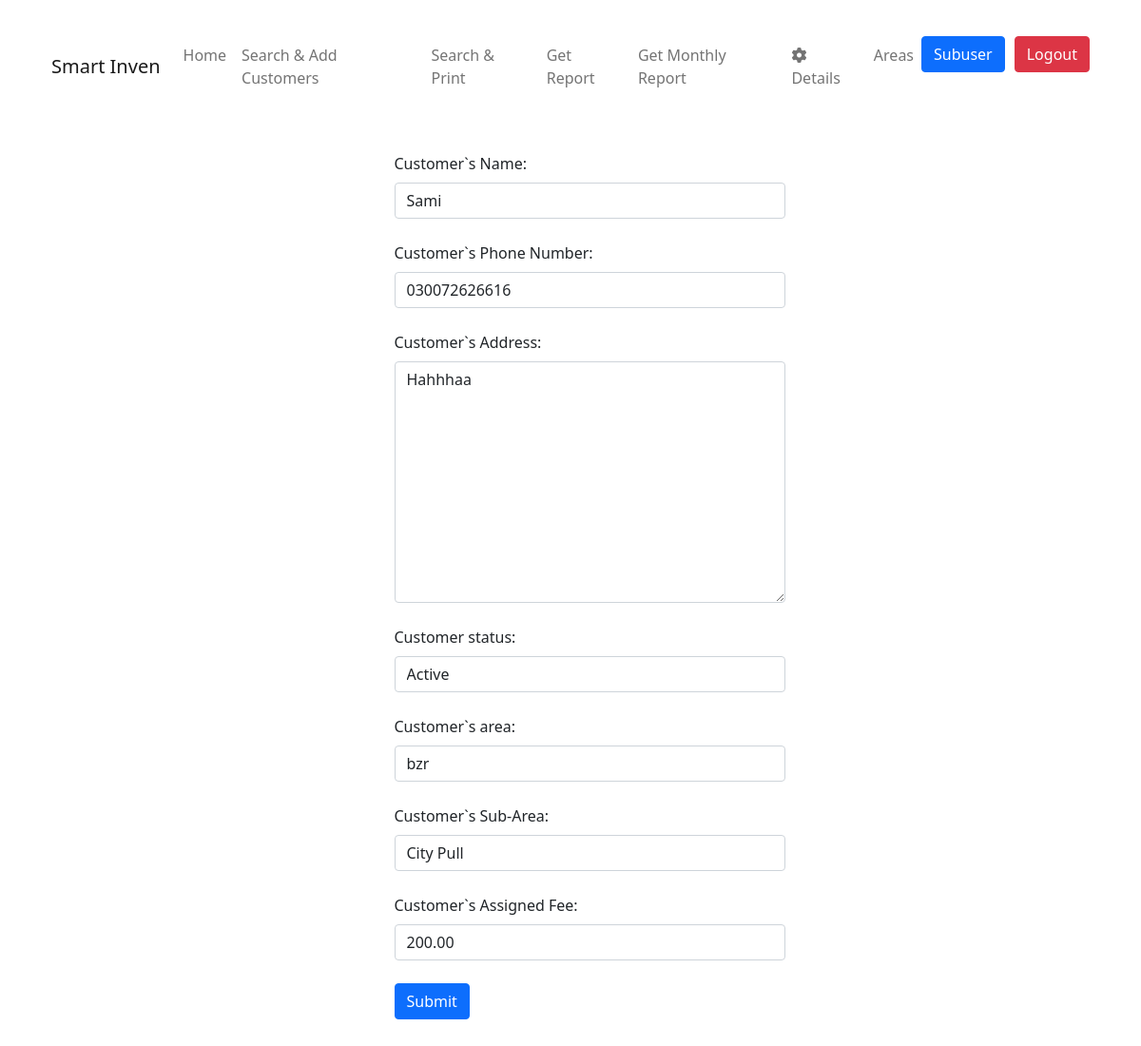
Page /edit_customer/5 (signed in) on the committed database.
### main/models.py (models this page shows, shortened)
class Customers(models.Model):
    customer_id = models.CharField(
        max_length=4, blank=True, null=True, unique=True, verbose_name='Customer`s ID')
    name = models.CharField(max_length=1000, blank=False,
                            null=False, verbose_name='Customer`s Name')
    phone = models.CharField(max_length=13, blank=True,
                             null=True, verbose_name='Customer`s Phone Number')
    address = models.TextField(
        null=True, blank=True, verbose_name='Customer`s Address')
    customer_status = models.CharField(max_length=10, choices=(
        ('active', 'Active'), ('disabled', 'Disabled')), default='disabled', null=False)
    area = models.ForeignKey(Area, related_name='customer',
                             on_delete=models.CASCADE, verbose_name='Customer`s area')
    subarea = models.ForeignKey(SubArea, related_name='customer_sarea',
                                on_delete=models.CASCADE, verbose_name='Customer`s Sub-Area')
    customer_fee_assigned = models.DecimalField(max_digits=8, blank=False, null=False,
                                                decimal_places=2, verbose_name='Customer`s Assigned Fee')
    user = models.ForeignKey(User, related_name='user',
                             on_delete=models.CASCADE, verbose_name="Added BY Admin user")
    assigned_to_subuser = models.ForeignKey(
        Subuser, related_name='customersubuser', on_delete=models.CASCADE)

### main/views.py (the view)
# urls.py: path('edit_customer/<int:pk>', views.edit_customer, name='edit_customer'),
@login_required
def edit_customer(request, pk):
    user = request.user
    username=request.user.username
    customer = Customers.objects.get(pk=pk)
    if request.method == 'POST':
        form = CustomerForm(username,request.POST, instance=customer)
        if form.is_valid():
            custom = form.save(commit=False)
            if Subuser.objects.filter(name=user.username).exists():
                subuser_admin = Subuser.objects.filter(name=user.username).first()
                subuser_admin = subuser_admin.created_by
                customer.user = subuser_admin
            else:
                customer.user = user
            custom.save()
            return redirect('search')
    else:
        form = CustomerForm(username,instance=customer)
    return render(request, 'edit_customer.html', {'form': form})

### main/forms.py
class CustomerForm(forms.ModelForm):
    def __init__(self,user,*args,**kwargs):
        super (CustomerForm,self ).__init__(*args,**kwargs) # populates the post
        if Subuser.objects.filter(name=user).exists():
            sub=Subuser.objects.filter(name=user).first()
            area = Area.objects.filter(area_user=sub)
            for area in area:
                self.fields['subarea'].queryset = SubArea.objects.filter(area=area)
            self.fields['area'].queryset = Area.objects.filter(area_user=sub)
        else:
            self.fields['area'].queryset = Area.objects.all()
            self.fields['subarea'].queryset = SubArea.objects.all()
    class Meta:
        model = Customers
        fields = ['name', 'phone', 'address', 'customer_status',
                  'area', 'subarea', 'customer_fee_assigned']
        widgets = {
            'name': forms.TextInput(attrs={'placeholder': 'Enter Name', 'class': 'form-control'}),
            'phone': forms.TextInput(attrs={'placeholder': 'Enter Phone Number', 'class': 'form-control'}),
            'address': forms.Textarea(attrs={'placeholder': 'Enter Address', 'class': 'form-control'}),
        }

### main/models.py (called while the page is built)
    def __str__(self):
        return self.area_name

    def __str__(self):
        return self.subarea_name

### main/templates/edit_customer.html (shortened to what this page needs)
{% extends 'base.html' %}
{% load widget_tweaks %}
{% block title %}Edit Customer{% endblock %} {% block navbar %}
<nav class="navbar navbar-expand-lg navbar-light container">
  <div class="container-fluid">
    <a class="navbar-brand" href="{% url 'home' %}">Smart Inven</a>
    <div class="collapse navbar-collapse" id="navbarNav">
      <ul class="navbar-nav">
        <li class="nav-item">
          <a class="nav-link" aria-current="page" href="{% url 'home' %}"
            >Home</a
          >
        </li>
        <li class="nav-item">
          <a class="nav-link" href="{% url 'search' %}"
            >Search & Add Customers</a
          >
        </li>
        <li class="nav-item">
          <a class="nav-link" href="{% url 'search-and-print' %}"
            >Search & Print</a
          >
        </li>
        <li class="nav-item">
          <a class="nav-link" href="{% url 'report' %}">Get Report</a>
        </li>
        <li class="nav-item">
          <a class="nav-link" href="{% url 'monthly_report' %}"
            >Get Monthly Report</a
          >
        </li>
        <li class="nav-item">
          <a class="nav-link" href="{% url 'details' %}"
            ><i class="fa fa-gear"></i> Details</a
          >
        </li>
        {% if request.user.is_authenticated %} {% if request.user.is_staff %}
        <li class="nav-item">
          <a class="nav-link" href="{% url 'area' %}">Areas</a>
        </li>
        <li class="nav-item" style="margin-right: 10px">
          <a class="btn btn-primary" href="{% url 'show_subusers' %}"
            >Subuser</a
          >
        </li>
        {% endif %}
        <li class="nav-item">
          <a class="btn btn-danger" href="{% url 'logout' %}">Logout</a>
        </li>
        {% endif %}
      </ul>
    </div>
  </div>
</nav>
{% endblock %} {% block content %}
<div class="container" style="display: flex; flex-direction: column; margin: 50px; justify-content: center; align-items: center;">
  <form   method="post" style="max-width: 500px">
    {% for field in form.visible_fields %}
                    <div class="form-group">
                        <label class="form-label">{{ field.label_tag }}</label>
                        {% render_field field class="form-control" %}
                        <small class="form-text text-muted">{{ field.help_text }}</small><br>
                    </div>
                    {% endfor %}
    <button type="submit" class="btn btn-primary">Submit</button>
  </form>
</div>
{% endblock %}

### rows in the picture
Customers: name "Sami" "030072626616" "Hahhhaa" "Active" "bzr" "City Pull" "200.00"

### other values in the picture
{{ field.label_tag }} "Customer`s Name:" "Customer`s Phone Number:" "Customer`s Address:" "Customer status:" "Customer`s area:" "Customer`s Sub-Area:" "Customer`s Assigned Fee:"
